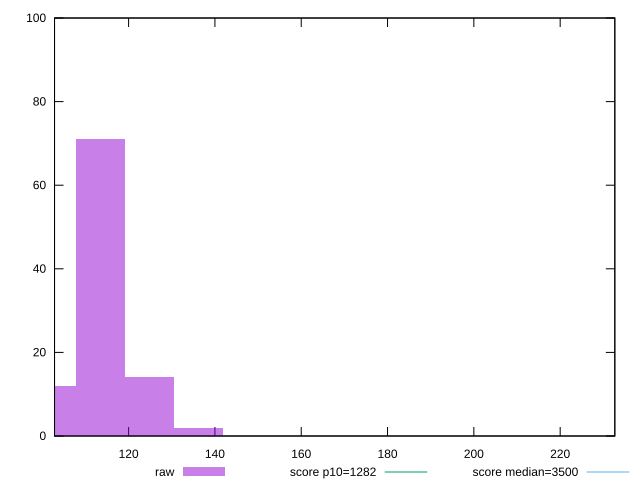

Write the gnuplot code that produced this figure.
reset

$raw <<EOF
113.41331353394884 71
124.75464488734372 14
102.07198218055395 12
238.16795842129255 1
136.0959762407386 2
EOF

set key outside below
set boxwidth 11.341331353394883
set xrange [102.83599999999998:232.66399999999996]
set yrange [0:100]
set trange [0:100]
set style fill transparent solid 0.5 noborder

set parametric
set terminal svg size 640, 490 enhanced background rgb 'white'
set output "report_00009_2021-02-08T22-37-41.559Z/bootup-time/samples/pages+cached+noadtech/raw/histogram.svg"

plot $raw title "raw" with boxes, \
     1282,t title "score p10=1282", \
     3500,t title "score median=3500"

reset
